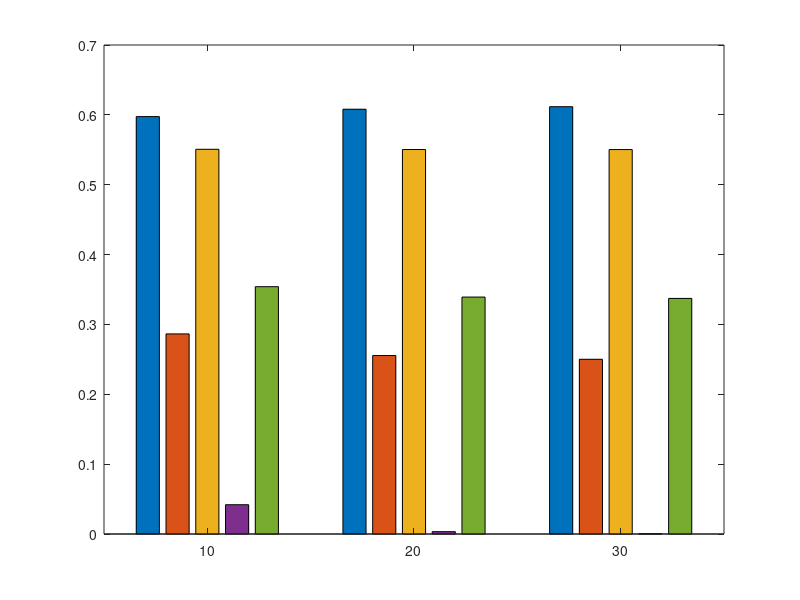

The MATLAB source for this figure: (Note: this script raises an error after producing the figure.)
clc;
clear;
close all;
addpath(genpath(pwd));
rng(1993); % For repeatable results

%% Mecha
Mecha_low_threeTags_Tag1 = [0.391398913043478;0.285838405797101;0.254851811594203;0.249388405797101;0.248703623188406];
Mecha_low_threeTags_Tag2 = [0.392121739130435;0.286634782608696;0.255654347826087;0.250392028985507;0.249648550724638];
Mecha_low_threeTags_Tag3 = [0.391971739130435;0.286892391304348;0.255930072463768;0.250605434782609;0.249917391304348];

Mecha_medium_threeTags_Tag1 = [0.0523869565217391;0.0240460144927536;0.0197050724637681;0.0190550724637681;0.0189630434782609];
Mecha_medium_threeTags_Tag2 = [0.0530572463768116;0.0238699275362319;0.0194192028985507;0.0188250000000000;0.0187394927536232];
Mecha_medium_threeTags_Tag3 = [0.0534735507246377;0.0242166666666667;0.0199264492753623;0.0192949275362319;0.0192003623188406];

Mecha_high_threeTags_Tag1 = [0.0200231884057971;0.00180760869565217;0.000215942028985507;4.20289855072464e-05;3.69565217391304e-05];
Mecha_high_threeTags_Tag2 = [0.0208271739130435;0.00196050724637681;0.000176811594202899;4.34782608695652e-05;3.22463768115942e-05];
Mecha_high_threeTags_Tag3 = [0.0209876811594203;0.00165181159420290;0.000216666666666667;9.78260869565217e-05;7.60869565217391e-05];

%% MultiRider
MultiRider_low_threeTags_Tag1 = [0.550000724637681;0.547101811594203;0.546622101449275;0.546559057971015;0.546541666666667];
MultiRider_low_threeTags_Tag2 = [0.553911956521739;0.551211594202899;0.550804347826087;0.550711231884058;0.550737318840580];
MultiRider_low_threeTags_Tag3 = [0.556535869565217;0.553845289855072;0.553720289855073;0.553701811594203;0.553721376811594];

MultiRider_medium_threeTags_Tag1 = [0.0455554347826087;0.0424250000000000;0.0421692028985507;0.0421735507246377;0.0421800724637681];
MultiRider_medium_threeTags_Tag2 = [0.0665307971014493;0.0490478260869565;0.0470858695652174;0.0469057971014493;0.0468634057971015];
MultiRider_medium_threeTags_Tag3 = [0.0853586956521739;0.0546583333333333;0.0508043478260870;0.0504431159420290;0.0503608695652174];

MultiRider_high_threeTags_Tag1 = [0.000878985507246377;3.62318840579710e-06;0;0;0];
MultiRider_high_threeTags_Tag2 = [0.0184989130434783;0.00187934782608696;0.000138405797101449;1.63043478260870e-05;7.24637681159420e-06];
MultiRider_high_threeTags_Tag3 = [0.0364971014492754;0.00430543478260870;0.000495652173913043;6.73913043478261e-05;1.37681159420290e-05];


%% FreeCollision
FreeCollision_low_threeTags_Tag1 = [0.574456313131313;0.580109595959596;0.591351010101010;0.595955555555556;0.596337121212121];
FreeCollision_low_threeTags_Tag2 = [0.587772474747475;0.593767929292929;0.604078787878788;0.607892424242424;0.608497474747475];
FreeCollision_low_threeTags_Tag3 = [0.611811363636364;0.618719949494950;0.628788636363636;0.631305050505051;0.631094949494950];

FreeCollision_medium_threeTags_Tag1 = [0.151832323232323;0.0841684343434343;0.0753813131313131;0.0763861111111111;0.0767404040404040];
FreeCollision_medium_threeTags_Tag2 = [0.164201767676768;0.0900651515151515;0.0809636363636364;0.0815146464646465;0.0820025252525253];
FreeCollision_medium_threeTags_Tag3 = [0.210568434343434;0.109180808080808;0.0948909090909091;0.0948669191919192;0.0951068181818182];

FreeCollision_high_threeTags_Tag1 = [0.0963633838383838;0.0157636363636364;0.00245631313131313;0.00101994949494950;0.000748484848484849];
FreeCollision_high_threeTags_Tag2 = [0.106756060606061;0.0174494949494950;0.00273055555555556;0.00108005050505051;0.000877777777777778];
FreeCollision_high_threeTags_Tag3 = [0.149704797979798;0.0246075757575758;0.00387222222222222;0.00160202020202020;0.00146616161616162];


%% ParaFi
ParaFi_low_threeTags_Tag1 = [0.216625000000000;0.0418619565217391;0.00329094202898551;0.000336231884057971;9.27536231884058e-05];
ParaFi_low_threeTags_Tag2 = [0.213634782608696;0.0418605072463768;0.00323913043478261;0.000314855072463768;0.000113768115942029];
ParaFi_low_threeTags_Tag3 = [0.216109782608696;0.0421231884057971;0.00359239130434783;0.000396376811594203;0.000111594202898551];

ParaFi_medium_threeTags_Tag1 = [0.216625000000000;0.0418619565217391;0.00329094202898551;0.000336231884057971;9.27536231884058e-05];
ParaFi_medium_threeTags_Tag2 = [0.213634782608696;0.0418605072463768;0.00323913043478261;0.000314855072463768;0.000113768115942029];
ParaFi_medium_threeTags_Tag3 = [0.216109782608696;0.0421231884057971;0.00359239130434783;0.000396376811594203;0.000111594202898551];

ParaFi_high_threeTags_Tag1 = [0.216625000000000;0.0418619565217391;0.00329094202898551;0.000336231884057971;9.27536231884058e-05];
ParaFi_high_threeTags_Tag2 = [0.213634782608696;0.0418605072463768;0.00323913043478261;0.000314855072463768;0.000113768115942029];
ParaFi_high_threeTags_Tag3 = [0.216109782608696;0.0421231884057971;0.00359239130434783;0.000396376811594203;0.000111594202898551];


%% ConcurScatter
ConcurScatter_low_threeTags_Tag1 = [0.311407608695652;0.296215942028986;0.294307246376812];
ConcurScatter_low_threeTags_Tag2 = [0.423760144927536;0.411060869565217;0.409382608695652];
ConcurScatter_low_threeTags_Tag3 = [0.326981884057971;0.310246014492754;0.308062681159420];

ConcurScatter_medium_threeTags_Tag1 = [0.0400239130434783;0.0367416666666667;0.0363985507246377];
ConcurScatter_medium_threeTags_Tag2 = [0.0393126811594203;0.0349452898550725;0.0343503623188406];
ConcurScatter_medium_threeTags_Tag3 = [0.0405739130434783;0.0368101449275362;0.0362677536231884];

ConcurScatter_high_threeTags_Tag1 = [0.0207923913043478;0.0189873188405797;0.0188536231884058];
ConcurScatter_high_threeTags_Tag2 = [0.00847173913043478;0.00541775362318841;0.00502934782608696];
ConcurScatter_high_threeTags_Tag3 = [0.0192452898550725;0.0170181159420290;0.0167489130434783];

%% BER
%%% low
BER_Mecha_low = (Mecha_low_threeTags_Tag1 + Mecha_low_threeTags_Tag2 + Mecha_low_threeTags_Tag3)./3;
BER_FreeCollision_low = (FreeCollision_low_threeTags_Tag1 + FreeCollision_low_threeTags_Tag2 + FreeCollision_low_threeTags_Tag3)./3;
BER_ParaFi_low = (ParaFi_low_threeTags_Tag1 + ParaFi_low_threeTags_Tag2 + ParaFi_low_threeTags_Tag3)./3;
BER_MultiRider_low = (MultiRider_low_threeTags_Tag1 + MultiRider_low_threeTags_Tag2 + MultiRider_low_threeTags_Tag3)./3;
BER_ConcurScatter_low = (ConcurScatter_low_threeTags_Tag1 + ConcurScatter_low_threeTags_Tag2 + ConcurScatter_low_threeTags_Tag3)./3;

%%% medium 
BER_Mecha_medium = (Mecha_medium_threeTags_Tag1 + Mecha_medium_threeTags_Tag2 + Mecha_medium_threeTags_Tag3)./3;
BER_FreeCollision_medium = (FreeCollision_medium_threeTags_Tag1 + FreeCollision_medium_threeTags_Tag2 + FreeCollision_medium_threeTags_Tag3)./3;
BER_ParaFi_medium = (ParaFi_medium_threeTags_Tag1 + ParaFi_medium_threeTags_Tag2 + ParaFi_medium_threeTags_Tag3)./3;
BER_MultiRider_medium = (MultiRider_medium_threeTags_Tag1 + MultiRider_medium_threeTags_Tag2 + MultiRider_medium_threeTags_Tag3)./3;
BER_ConcurScatter_medium = (ConcurScatter_medium_threeTags_Tag1 + ConcurScatter_medium_threeTags_Tag2 + ConcurScatter_medium_threeTags_Tag3)./3;

%%% high
BER_Mecha_high = (Mecha_high_threeTags_Tag1 + Mecha_high_threeTags_Tag2 + Mecha_high_threeTags_Tag3)./3;
BER_FreeCollision_high = (FreeCollision_high_threeTags_Tag1 + FreeCollision_high_threeTags_Tag2 + FreeCollision_high_threeTags_Tag3)./3;
BER_ParaFi_high = (ParaFi_high_threeTags_Tag1 + ParaFi_high_threeTags_Tag2 + ParaFi_high_threeTags_Tag3)./3;
BER_MultiRider_high = (MultiRider_high_threeTags_Tag1 + MultiRider_high_threeTags_Tag2 + MultiRider_high_threeTags_Tag3)./3;
BER_ConcurScatter_high = (ConcurScatter_high_threeTags_Tag1 + ConcurScatter_high_threeTags_Tag2 + ConcurScatter_high_threeTags_Tag3)./3;

%% Throughput
k = 250; % Kbps
%%% low
TP_Mecha_low = (1-Mecha_low_threeTags_Tag1).*k + (1-Mecha_low_threeTags_Tag2).*k + (1-Mecha_low_threeTags_Tag3).*k;
TP_MultiRider_low = (1-MultiRider_low_threeTags_Tag1).*k + (1-MultiRider_low_threeTags_Tag2).*k + (1-MultiRider_low_threeTags_Tag3).*k;
TP_FreeCollision_low = (1-FreeCollision_low_threeTags_Tag1).*k + (1-FreeCollision_low_threeTags_Tag2).*k + (1-FreeCollision_low_threeTags_Tag3).*k;
TP_ParaFi_low = (1-ParaFi_low_threeTags_Tag1).*k + (1-ParaFi_low_threeTags_Tag2).*k + (1-ParaFi_low_threeTags_Tag3).*k;
TP_ConcurScatter_low = (1-ConcurScatter_low_threeTags_Tag1).*k + (1-ConcurScatter_low_threeTags_Tag2).*k + (1-ConcurScatter_low_threeTags_Tag3).*k;

%%% medium
TP_Mecha_medium = (1-Mecha_medium_threeTags_Tag1).*k + (1-Mecha_medium_threeTags_Tag2).*k + (1-Mecha_medium_threeTags_Tag3).*k;
TP_MultiRider_medium = (1-MultiRider_medium_threeTags_Tag1).*k + (1-MultiRider_medium_threeTags_Tag2).*k + (1-MultiRider_medium_threeTags_Tag3).*k;
TP_FreeCollision_medium = (1-FreeCollision_medium_threeTags_Tag1).*k + (1-FreeCollision_medium_threeTags_Tag2).*k + (1-FreeCollision_medium_threeTags_Tag3).*k;
TP_ParaFi_medium = (1-ParaFi_medium_threeTags_Tag1).*k + (1-ParaFi_medium_threeTags_Tag2).*k + (1-ParaFi_medium_threeTags_Tag3).*k;
TP_ConcurScatter_medium = (1-ConcurScatter_medium_threeTags_Tag1).*k + (1-ConcurScatter_medium_threeTags_Tag2).*k + (1-ConcurScatter_medium_threeTags_Tag3).*k;

%%% high
TP_Mecha_high = (1-Mecha_high_threeTags_Tag1).*k + (1-Mecha_high_threeTags_Tag2).*k + (1-Mecha_high_threeTags_Tag3).*k;
TP_MultiRider_high = (1-MultiRider_high_threeTags_Tag1).*k + (1-MultiRider_high_threeTags_Tag2).*k + (1-MultiRider_high_threeTags_Tag3).*k;
TP_FreeCollision_high = (1-FreeCollision_high_threeTags_Tag1).*k + (1-FreeCollision_high_threeTags_Tag2).*k + (1-FreeCollision_high_threeTags_Tag3).*k;
TP_ParaFi_high = (1-ParaFi_high_threeTags_Tag1).*k + (1-ParaFi_high_threeTags_Tag2).*k + (1-ParaFi_high_threeTags_Tag3).*k;
TP_ConcurScatter_high = (1-ConcurScatter_high_threeTags_Tag1).*k + (1-ConcurScatter_high_threeTags_Tag2).*k + (1-ConcurScatter_high_threeTags_Tag3).*k;

%% plot BER
vals_BER_low = [BER_FreeCollision_low(2:end-1),BER_Mecha_low(2:end-1),BER_MultiRider_low(2:end-1),BER_ParaFi_low(2:end-1),BER_ConcurScatter_low];
vals_BER_medium = [BER_FreeCollision_medium(2:end-1),BER_Mecha_medium(2:end-1),BER_MultiRider_medium(2:end-1),BER_ParaFi_medium(2:end-1),BER_ConcurScatter_medium];
vals_BER_high = [BER_FreeCollision_high(2:end-1),BER_Mecha_high(2:end-1),BER_MultiRider_high(2:end-1),BER_ParaFi_high(2:end-1),BER_ConcurScatter_high];


%% plot Throughput
vals_TP_low = [TP_FreeCollision_low(2:end-1),TP_Mecha_low(2:end-1),TP_MultiRider_low(2:end-1),TP_ParaFi_low(2:end-1),TP_ConcurScatter_low];
vals_TP_medium = [TP_FreeCollision_medium(2:end-1),TP_Mecha_medium(2:end-1),TP_MultiRider_medium(2:end-1),TP_ParaFi_medium(2:end-1),TP_ConcurScatter_medium];
vals_TP_high = [TP_FreeCollision_high(2:end-1),TP_Mecha_high(2:end-1),TP_MultiRider_high(2:end-1),TP_ParaFi_high(2:end-1),TP_ConcurScatter_high];

x = 10:10:30;

%%%** plot BER **%%%
figure(1)
set(gcf,'unit','centimeters','position',[3 5 14.5 8]); 
b1 = bar(x,vals_BER_low);
b1(1).FaceColor = [69/255 123/255 157/255];
b1(2).FaceColor = [202/255 55/255 83/255];
b1(3).FaceColor =  [128/255 128/255 128/255];
b1(4).FaceColor = [153 153 204]./255;
b1(5).FaceColor = [132/255 165/255 157/255];
ax1 = gca;
ax1.FontSize = 14;
ax1.FontName = 'Times New Roman';
ax1.XLim = [5 35];
ax1.YLim = [1e-5 1e0];
ax1.YTick = [1e-6,1e-4,1e-2,1e0];
ax1.YScale = 'log';
grid on
ylabel('BER','FontSize',14,'FontName','Times New Roman');
xlabel('The SNR of backscattered signals (dB)','FontSize',14,'FontName','Times New Roman');
lgd = legend('FreeCollision','Mecha','MultiRider','ParaFi','ConcurScatter',...
    'FontSize',12,'FontName','Times New Roman','NumColumns',3,'Interpreter','latex');
lgd.Location = 'northoutside'; 

figure(2)
set(gcf,'unit','centimeters','position',[3 5 14.5 8]); 
b1 = bar(x,vals_BER_medium);
b1(1).FaceColor = [69/255 123/255 157/255];
b1(2).FaceColor = [202/255 55/255 83/255];
b1(3).FaceColor =  [128/255 128/255 128/255];
b1(4).FaceColor = [153 153 204]./255;
b1(5).FaceColor = [132/255 165/255 157/255];
ax1 = gca;
ax1.FontSize = 14;
ax1.FontName = 'Times New Roman';
ax1.XLim = [5 35];
ax1.YLim = [1e-5 1e0];
ax1.YTick = [1e-6,1e-4,1e-2,1e0];
ax1.YScale = 'log';
grid on
ylabel('BER','FontSize',14,'FontName','Times New Roman');
xlabel('The SNR of backscattered signals (dB)','FontSize',14,'FontName','Times New Roman');
lgd = legend('FreeCollision','Mecha','MultiRider','ParaFi','ConcurScatter',...
    'FontSize',12,'FontName','Times New Roman','NumColumns',3,'Interpreter','latex');
lgd.Location = 'northoutside'; 

figure(3)
set(gcf,'unit','centimeters','position',[3 5 14.5 8]); 
b1 = bar(x,vals_BER_high);
b1(1).FaceColor = [69/255 123/255 157/255];
b1(2).FaceColor = [202/255 55/255 83/255];
b1(3).FaceColor =  [128/255 128/255 128/255];
b1(4).FaceColor = [153 153 204]./255;
b1(5).FaceColor = [132/255 165/255 157/255];
ax1 = gca;
ax1.FontSize = 14;
ax1.FontName = 'Times New Roman';
ax1.XLim = [5 35];
ax1.YLim = [1e-5 1e0];
ax1.YTick = [1e-6,1e-4,1e-2,1e0];
ax1.YScale = 'log';
grid on
ylabel('BER','FontSize',14,'FontName','Times New Roman');
xlabel('The SNR of backscattered signals (dB)','FontSize',14,'FontName','Times New Roman');
lgd = legend('FreeCollision','Mecha','MultiRider','ParaFi','ConcurScatter',...
    'FontSize',12,'FontName','Times New Roman','NumColumns',3,'Interpreter','latex');
lgd.Location = 'northoutside'; 



figure(4)
set(gcf,'unit','centimeters','position',[3 5 14.5 8]); 
b1 = bar(x,vals_TP_low);
b1(1).FaceColor = [69/255 123/255 157/255];
b1(2).FaceColor = [202/255 55/255 83/255];
b1(3).FaceColor =  [128/255 128/255 128/255];
b1(4).FaceColor = [153 153 204]./255;
b1(5).FaceColor = [132/255 165/255 157/255];
ax1 = gca;
ax1.FontSize = 14;
ax1.FontName = 'Times New Roman';
ax1.XLim = [5 35];
grid on
ylabel('Throughput (Kbps)','FontSize',14,'FontName','Times New Roman');
xlabel('The SNR of backscattered signals (dB)','FontSize',14,'FontName','Times New Roman');
lgd = legend('FreeCollision','Mecha','MultiRider','ParaFi','ConcurScatter',...
    'FontSize',12,'FontName','Times New Roman','NumColumns',3,'Interpreter','latex');
lgd.Location = 'northoutside'; 

figure(5)
set(gcf,'unit','centimeters','position',[3 5 14.5 8]); 
b1 = bar(x,vals_TP_medium);
b1(1).FaceColor = [69/255 123/255 157/255];
b1(2).FaceColor = [202/255 55/255 83/255];
b1(3).FaceColor =  [128/255 128/255 128/255];
b1(4).FaceColor = [153 153 204]./255;
b1(5).FaceColor = [132/255 165/255 157/255];
ax1 = gca;
ax1.FontSize = 14;
ax1.FontName = 'Times New Roman';
ax1.XLim = [5 35];
grid on
ylabel('Throughput (Kbps)','FontSize',14,'FontName','Times New Roman');
xlabel('The SNR of backscattered signals (dB)','FontSize',14,'FontName','Times New Roman');
lgd = legend('FreeCollision','Mecha','MultiRider','ParaFi','ConcurScatter',...
    'FontSize',12,'FontName','Times New Roman','NumColumns',3,'Interpreter','latex');
lgd.Location = 'northoutside'; 

figure(6)
set(gcf,'unit','centimeters','position',[3 5 14.5 8]); 
b1 = bar(x,vals_TP_high);
b1(1).FaceColor = [69/255 123/255 157/255];
b1(2).FaceColor = [202/255 55/255 83/255];
b1(3).FaceColor =  [128/255 128/255 128/255];
b1(4).FaceColor = [153 153 204]./255;
b1(5).FaceColor = [132/255 165/255 157/255];
ax1 = gca;
ax1.FontSize = 14;
ax1.FontName = 'Times New Roman';
ax1.XLim = [5 35];
grid on
ylabel('Throughput (Kbps)','FontSize',14,'FontName','Times New Roman');
xlabel('The SNR of backscattered signals (dB)','FontSize',14,'FontName','Times New Roman');
lgd = legend('FreeCollision','Mecha','MultiRider','ParaFi','ConcurScatter',...
    'FontSize',12,'FontName','Times New Roman','NumColumns',3,'Interpreter','latex');
lgd.Location = 'northoutside'; 
